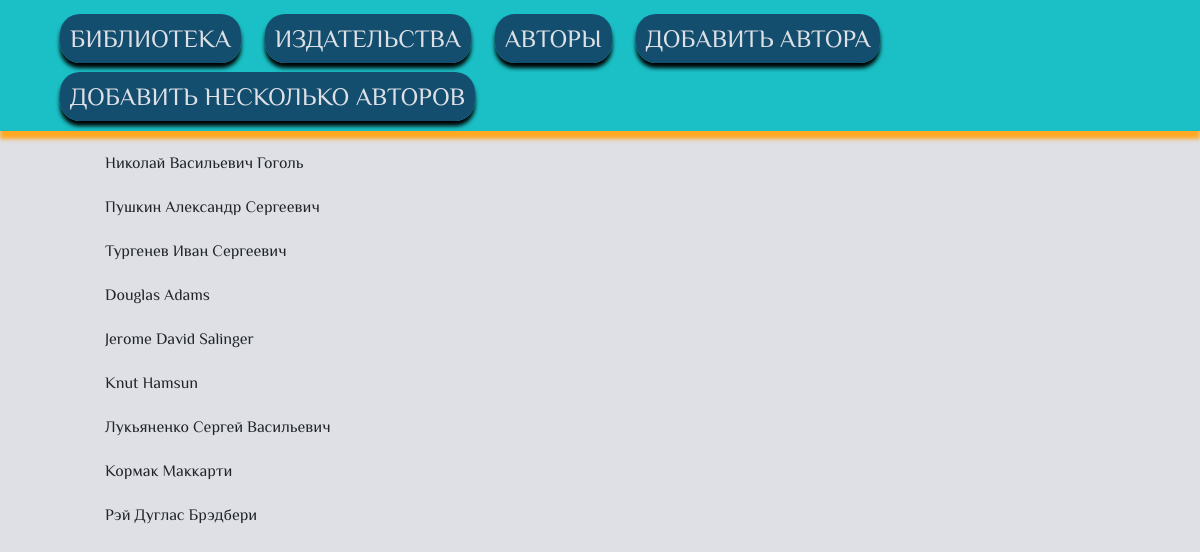
Screenshot of /p_library/authors with the database file from the repository.
### p_library/models.py (models this page shows, shortened)
class Author(models.Model):
    full_name = models.CharField(max_length=120)
    birth_year = models.SmallIntegerField()
    country = models.CharField(max_length=2)

### p_library/views.py (the view)
# urls.py: path('authors', AuthorList.as_view(), name='authors_list'),
class AuthorList(ListView):
    model = Author
    template_name = 'authors_list.html'

### p_library/templates/authors_list.html (shortened to what this page needs)
{% extends "base.html"%}
{% load static %}
{% block content %}
</head>
<body>
    <div class="author">
        <ul>
            {% for author in object_list %}
                <li>{{ author.full_name }}</li>
            {% endfor %}
        </ul>
    </div>
</body>
</html>
{% endblock %}

### p_library/static/css/blog.css (style rules this page uses)
body { font-family: "Philosopher-Regular"; background-color: #dee0e6; }
li { display: inline-block; margin-left: 20px; margin-top: 20px; list-style-type: none; }
.author > ul { display: flex; flex-direction: column; }

### rows the page displays
Author: full_name "Николай Васильевич Гоголь"
Author: full_name "Пушкин Александр Сергеевич"
Author: full_name "Тургенев Иван Сергеевич"
Author: full_name "Douglas Adams"
Author: full_name "Jerome David Salinger"
Author: full_name "Knut Hamsun"
Author: full_name "Лукьяненко Сергей Васильевич"
Author: full_name "Кормак Маккарти"
Author: full_name "Рэй Дуглас Брэдбери"
